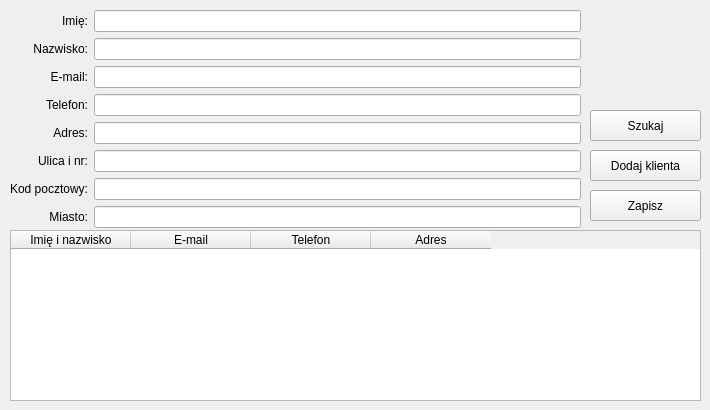
    <widget class="QWidget" name="tab_8">
     <attribute name="title">
      <string>Klienci</string>
     </attribute>
     <widget class="QTableWidget" name="tableWidget_8">
      <property name="geometry">
       <rect>
        <x>10</x>
        <y>230</y>
        <width>691</width>
        <height>171</height>
       </rect>
      </property>
      <attribute name="horizontalHeaderDefaultSectionSize">
       <number>120</number>
      </attribute>
      <column>
       <property name="text">
        <string>Imię i nazwisko</string>
       </property>
      </column>
      <column>
       <property name="text">
        <string>E-mail</string>
       </property>
      </column>
      <column>
       <property name="text">
        <string>Telefon</string>
       </property>
      </column>
      <column>
       <property name="text">
        <string>Adres</string>
       </property>
      </column>
     </widget>
     <widget class="QPushButton" name="pushButton_29">
      <property name="geometry">
       <rect>
        <x>590</x>
        <y>150</y>
        <width>111</width>
        <height>31</height>
       </rect>
      </property>
      <property name="text">
       <string>Dodaj klienta</string>
      </property>
     </widget>
     <widget class="QWidget" name="gridLayoutWidget_9">
      <property name="geometry">
       <rect>
        <x>10</x>
        <y>10</y>
        <width>571</width>
        <height>220</height>
       </rect>
      </property>
      <layout class="QGridLayout" name="gridLayout_10">
       <item row="5" column="0">
        <widget class="QLabel" name="label_63">
         <property name="text">
          <string>Ulica i nr:</string>
         </property>
         <property name="alignment">
          <set>Qt::AlignRight|Qt::AlignTrailing|Qt::AlignVCenter</set>
         </property>
        </widget>
       </item>
       <item row="5" column="1">
        <widget class="QLineEdit" name="lineEdit_40"/>
       </item>
       <item row="1" column="1">
        <widget class="QLineEdit" name="lineEdit_39"/>
       </item>
       <item row="7" column="1">
        <widget class="QLineEdit" name="lineEdit_44"/>
       </item>
       <item row="4" column="1">
        <widget class="QLineEdit" name="lineEdit_41"/>
       </item>
       <item row="2" column="1">
        <widget class="QLineEdit" name="lineEdit_42"/>
       </item>
       <item row="6" column="1">
        <widget class="QLineEdit" name="lineEdit_43"/>
       </item>
       <item row="6" column="0">
        <widget class="QLabel" name="label_56">
         <property name="text">
          <string>Kod pocztowy:</string>
         </property>
         <property name="alignment">
          <set>Qt::AlignRight|Qt::AlignTrailing|Qt::AlignVCenter</set>
         </property>
        </widget>
       </item>
       <item row="0" column="1">
        <widget class="QLineEdit" name="lineEdit_37"/>
       </item>
       <item row="0" column="0">
        <widget class="QLabel" name="label_57">
         <property name="text">
          <string>Imię:</string>
         </property>
         <property name="alignment">
          <set>Qt::AlignRight|Qt::AlignTrailing|Qt::AlignVCenter</set>
         </property>
        </widget>
       </item>
       <item row="1" column="0">
        <widget class="QLabel" name="label_58">
         <property name="text">
          <string>Nazwisko:</string>
         </property>
         <property name="alignment">
          <set>Qt::AlignRight|Qt::AlignTrailing|Qt::AlignVCenter</set>
         </property>
        </widget>
       </item>
       <item row="2" column="0">
        <widget class="QLabel" name="label_59">
         <property name="text">
          <string>E-mail:</string>
         </property>
         <property name="alignment">
          <set>Qt::AlignRight|Qt::AlignTrailing|Qt::AlignVCenter</set>
         </property>
        </widget>
       </item>
       <item row="3" column="0">
        <widget class="QLabel" name="label_60">
         <property name="text">
          <string>Telefon:</string>
         </property>
         <property name="alignment">
          <set>Qt::AlignRight|Qt::AlignTrailing|Qt::AlignVCenter</set>
         </property>
        </widget>
       </item>
       <item row="7" column="0">
        <widget class="QLabel" name="label_61">
         <property name="text">
          <string>Miasto:</string>
         </property>
         <property name="alignment">
          <set>Qt::AlignRight|Qt::AlignTrailing|Qt::AlignVCenter</set>
         </property>
        </widget>
       </item>
       <item row="4" column="0">
        <widget class="QLabel" name="label_62">
         <property name="text">
          <string>Adres:</string>
         </property>
         <property name="alignment">
          <set>Qt::AlignRight|Qt::AlignTrailing|Qt::AlignVCenter</set>
         </property>
        </widget>
       </item>
       <item row="3" column="1">
        <widget class="QLineEdit" name="lineEdit_38"/>
       </item>
      </layout>
     </widget>
     <widget class="QPushButton" name="pushButton_31">
      <property name="geometry">
       <rect>
        <x>590</x>
        <y>190</y>
        <width>111</width>
        <height>31</height>
       </rect>
      </property>
      <property name="text">
       <string>Zapisz</string>
      </property>
     </widget>
     <widget class="QPushButton" name="pushButton_30">
      <property name="geometry">
       <rect>
        <x>590</x>
        <y>110</y>
        <width>111</width>
        <height>31</height>
       </rect>
      </property>
      <property name="text">
       <string>Szukaj</string>
      </property>
     </widget>
    </widget>
